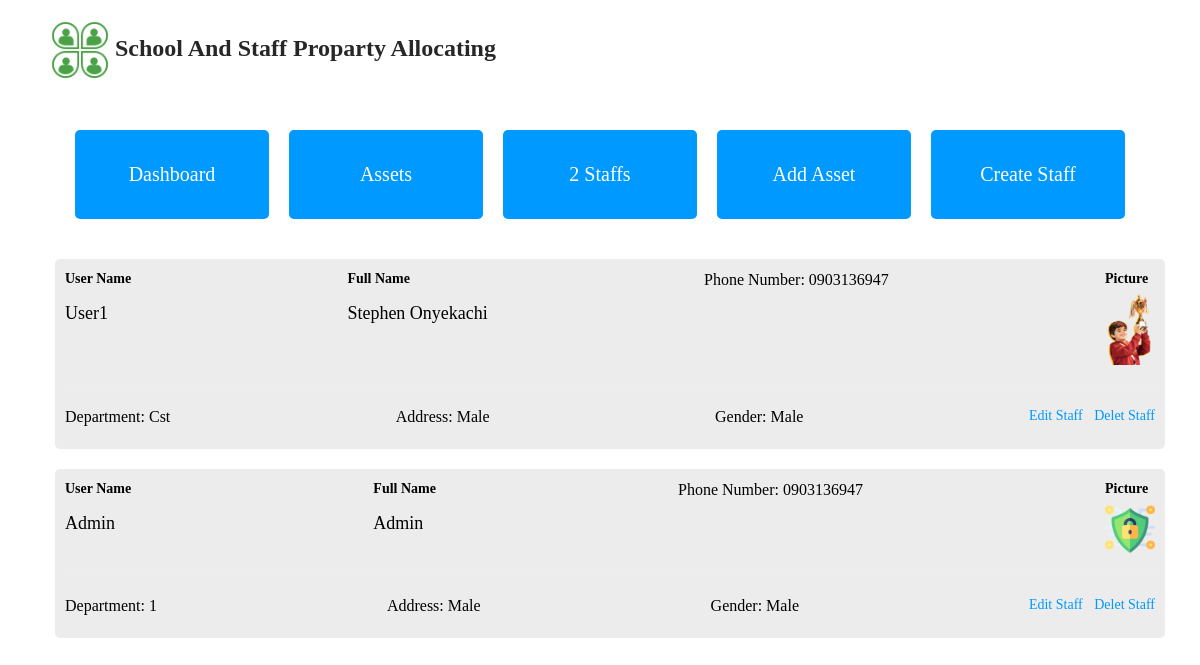
The page /staffs/ on the database its author committed.
### account/models.py (models this page shows, shortened)
class Users(AbstractUser):
    phone_number = models.CharField(max_length=20)
    address = models.CharField(max_length=250)
    date_joined = models.DateTimeField(verbose_name="date joined", auto_now_add=True)
    last_login = models.DateTimeField(verbose_name="last login", auto_now=True)
    is_blocked = models.BooleanField(default=False)
    username = models.CharField(max_length=100, blank=True, null=True, unique=True)
    gender = models.CharField(max_length=200)
    profile_picture = models.ImageField(upload_to='picture')
    position = models.CharField(max_length=100)
    department = models.CharField(max_length=500, default='empty')

### app/views.py (the view)
# urls.py: path('staffs/', views.Staffs, name="staffs"),
def Staffs(request):
    users = Users.objects.all().order_by('-id')
    context = {
        'users': users,
    }
    return render(request, 'staffs.html', context)

### template/staffs.html (shortened to what this page needs)
{% extends 'include/links.html' %}
{% load static %}
{% block content %}
<body>
    <div>
        <div class="col-md-12">
            <div class="col-md-12">
                {% include 'include/naves.html' %}
                {% for users in users %}
                <div class="col-md-12">
                    <div class="body">
                        <div class="bodys">
                            <div class="body-contect">
                                <div>
                                    <label for="">user name</label>
                                    <h4>{{users.username}}</h4>
                                </div>
                                <div>
                                    <label for="">full name</label>
                                    <h4>{{users.first_name}}</h4>
                                </div>
                                <div>
                                    <p>Phone Number: {{users.phone_number}}</p>
                                </div>
                                <div>
                                    <label for="">picture</label><br>
                                    {% if users.profile_picture %}
                                        <img src="{{users.profile_picture.url}}" alt="image" width="50">
                                    {% else %}
                                        <img src="{% static 'image/icon1.png' %}" alt="image" width="50">
                                    {% endif %}
                                </div>
                            </div>
                            <hr>
                            <div class="body-contect">
                                <div>
                                    <p>department: {{users.department}}</p>
                                </div>
                                <div>
                                    <p>address: {{users.gender}}</p>
                                </div>
                                <div>
                                    <p>gender: {{users.gender}}</p>
                                </div>
                                <div>
                                    <a href="">edit staff</a>
                                    <a href="" style="margin-left: 8px;">delet staff</a>
                                </div>
                            </div>
                        </div>
                    </div>
                </div>
                {% endfor %}
</body>
</html>
{% endblock %}

### template/include/links.html (shortened to what this page needs)
<!DOCTYPE html>
{% load static %}
<html lang="en">
<head>
    <link rel="stylesheet" href="{% static 'bootstrap/css/bootstrap.min.css' %}">
    <link rel="stylesheet" href="{% static 'font-awesome/css/font-awesome.min.css' %}">
    <link rel="stylesheet" href="{% static 'style/css.css' %}">
</head>
<body>
    {% block content %}
    {% endblock %}
</body>
</html>

### template/include/naves.html
{% extends 'include/links.html' %}
{% load static %}
{% block content %}
<body>
    <div class="col-md-12 search-img">
        <img src="{% static 'image/Teams-icon.png' %}" alt="image">
        <h3>school and staff proparty allocating</h3>
    </div>
    <div class="col-md-12">
        <div class="top-menu">
            <a href="{% url 'dashboard' %}" {% if 'dashboard/' == request.path %} class="menu-active" {% endif %}>
                <div>
                    dashboard
                </div>
            </a>
            <a href="{% url 'asset' %}" {% if 'asset/' == request.path %} class="menu-active" {% endif %}>
                <div>
                    assets
                </div>
            </a>
            <a href="{% url 'staffs' %}" {% if 'staffs/' == request.path %} class="menu-active" {% endif %}>
                <div>
                    {{users.count}} staffs
                </div>
            </a>
            <a href="{% url 'addAsset' %}" {% if 'addAsset/' == request.path %} class="menu-active" {% endif %}>
                <div>
                    add asset
                </div>
            </a>
            <a href="{% url 'createStaff' %}" {% if '/createStaff/' == request.path %} class="menu-active" {% endif %}>
                <div>
                    create staff
                </div>
            </a>
        </div>
    </div>
</body>
</html>
{% endblock %}

### static/style/css.css (style rules this page uses)
* { padding: 0px; margin: 0px; box-sizing: border-box; font-family: 'Times New Roman', Times, serif; }
p { font-size: 20px; }
@media only screen and (max-width:1800px) { p { font-size: 16px; } }
.search-img { width: 100%; display: flex; padding: 15px; }
.search-img img { width: 70px; }
.search-img h3 { text-transform: capitalize; font-weight: 800; color: rgb(39, 39, 39); }
.top-menu { display: flex; margin: 10px; padding: 10px; }
.top-menu a { margin: 10px; padding: 30px; width: 100%;text-align: center; text-transform: capitalize; font-size: 2rem; color: white; border-radius: 5px; background-color: rgb(0, 153, 255); text-decoration: none; transition: all 1.5s ease; }
.body a { text-decoration: none; }
.bodys { width: 100%; padding: 10px; margin: 10px; border-radius: 5px; background-color: rgb(236, 236, 236); text-transform: capitalize; transition: all 1.5s ease; }
.body-contect { display: flex; justify-content: space-between; color: black; }
.body-contect a { color: rgb(0, 153, 255); }

### rows shown on the page
Users: username "User1", first_name "Stephen Onyekachi", phone_number "0903136947", profile_picture (picture), department "Cst", gender "Male"
Users: username "Admin", first_name "Admin", phone_number "0903136947", profile_picture (picture), department "1", gender "Male"

### other values the page prints
{{ users.count }} "2"
